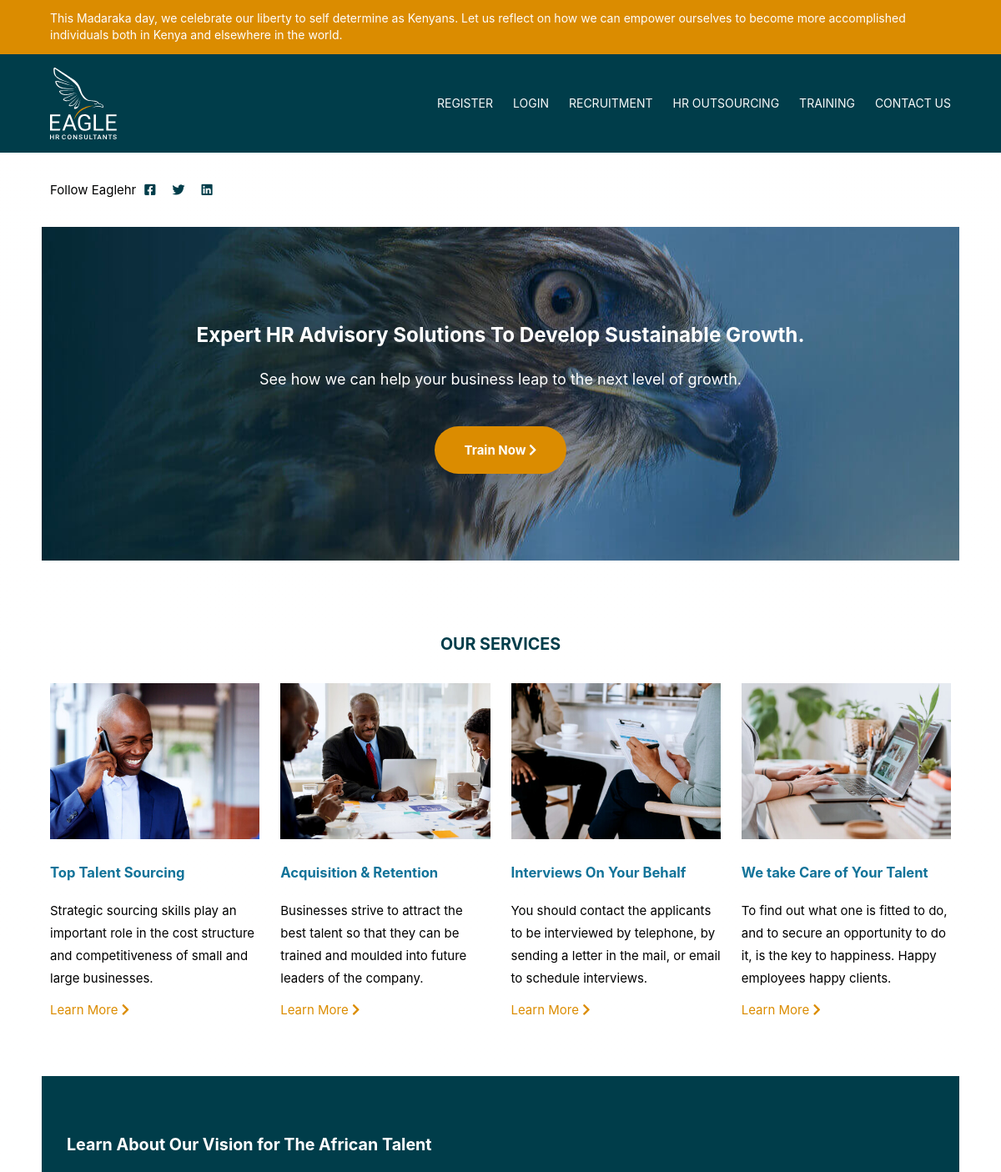
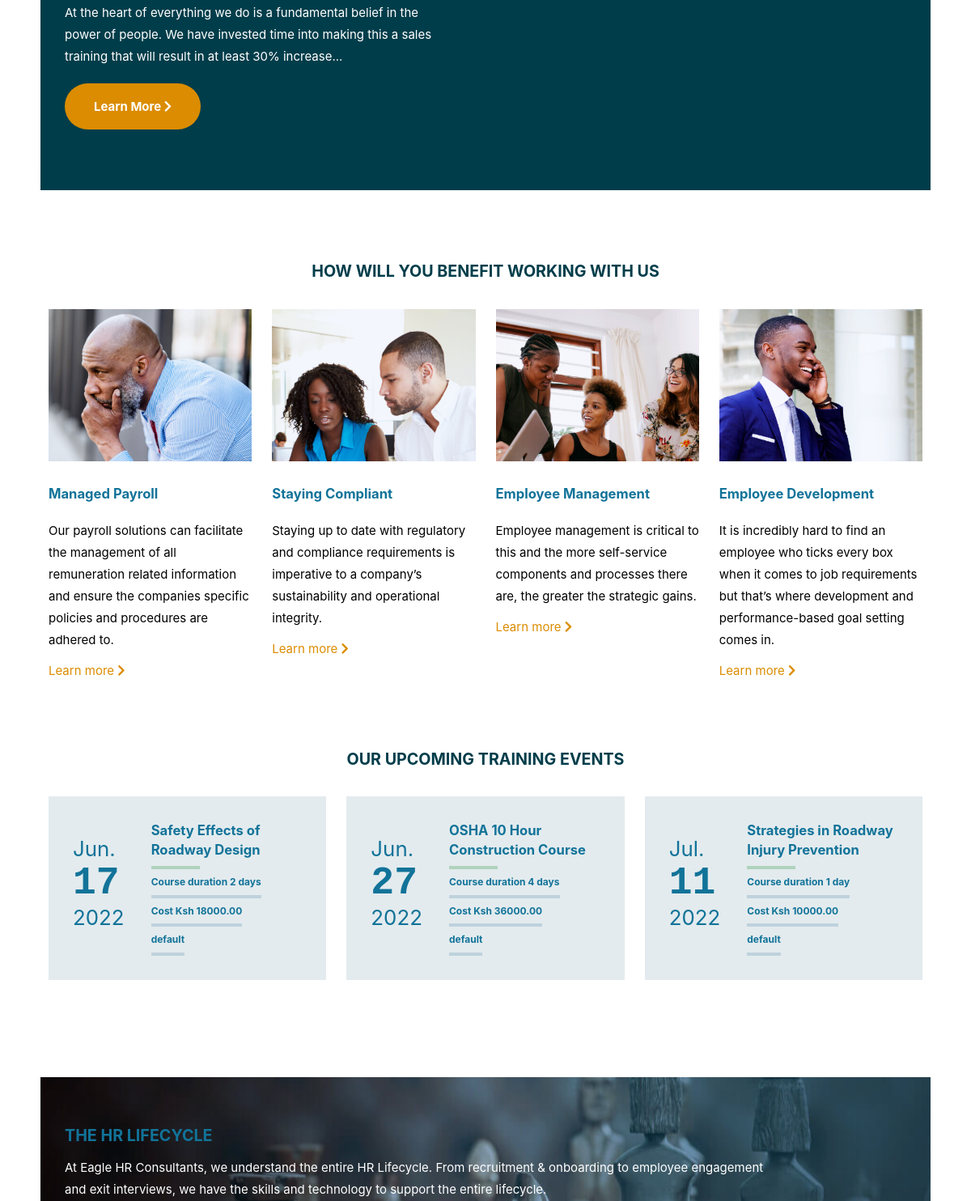
/ (upper part), run on an earlier commit of the app's database (2 pictures, top to bottom).
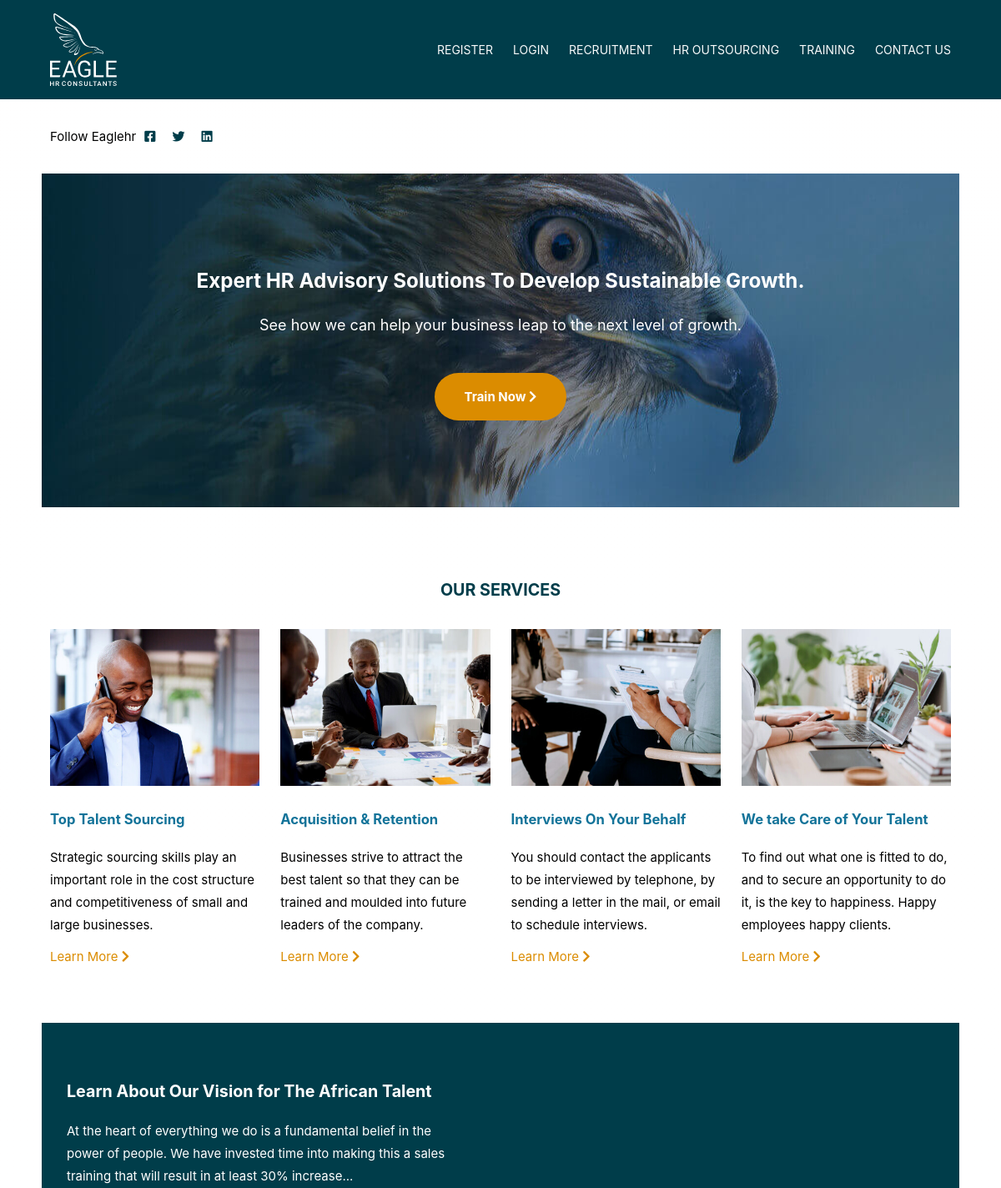
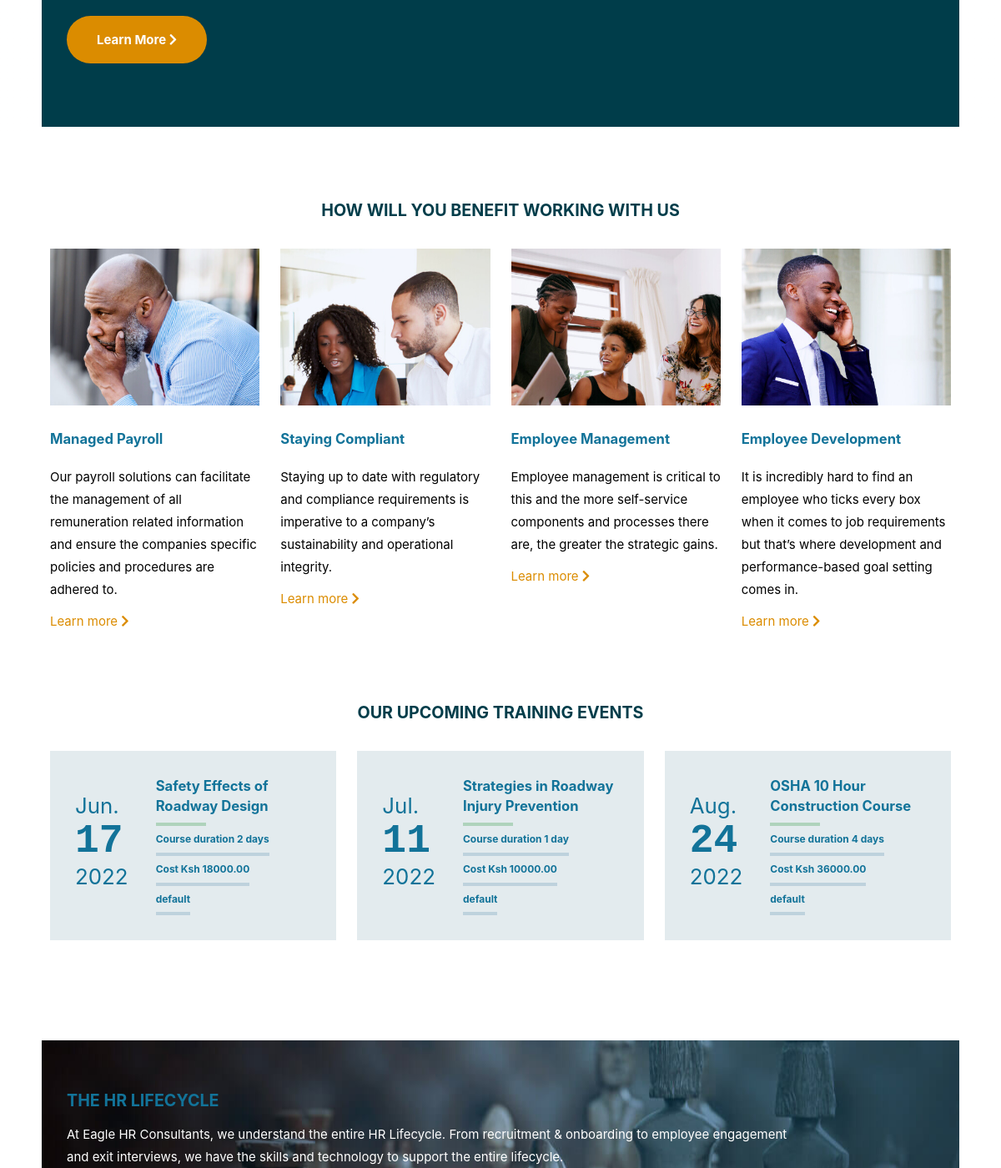
And on a later commit of the database (2 pictures, top to bottom).
### webapp/models.py (models this page shows, shortened)
class BannerMessage(models.Model):
    name = models.CharField(max_length=255)
    message = RichTextField()
    is_active = models.BooleanField(
        default=False, help_text='Display an important message at the very top of the webpage')

class Event(models.Model):
    STATUS = (
        (0, "No"),
        (1, "Yes")
    )
    name = models.CharField(max_length=255)
    description = RichTextField()
    start_date = models.DateField()
    duration = models.IntegerField(
        default=1, help_text='Duration of course in days')
    cost = models.FloatField(default=10000, blank=True, null=True)
    location = models.CharField(max_length=255)
    is_active = models.BooleanField(
        default=False, help_text='Display this event on upcoming events section on homepage. Only the first 4 are displayed.')

### webapp/views.py (the view)
# urls.py: path('', views.index, name='index'),
def index(request):
    context = {}
    try:
        banner_message = BannerMessage.objects.all().filter(is_active=1)[:1][0]
        context['banner_message'] = banner_message
    except:
        banner_message = 'Unable to fetch message'
    events = Event.objects.all().filter(is_active=1).filter(
        start_date__gt=current_time).order_by('start_date')[:3]
    context['events'] = events
    return render(request, 'webapp/index.html', context)

### templates/webapp/index.html (shortened to what this page needs)
{% extends "sitewide/base.html" %} {% load static %} {% block content %}
<header class="header width">
  <div class="width">
    <h1>Expert HR Advisory Solutions To Develop Sustainable Growth.</h1>
    <p>See how we can help your business leap to the next level of growth.</p>
    <a href="/training/" class="btn">
      <span>Train Now</span> <i class="fas fa-chevron-right"></i>
    </a>
  </div>
</header>
<div class="width news-events">
  <h2>Our Services</h2>
</div>
<section class="width home-cards">
  <div>
    <img src={% static 'images/colleagues.jpg' %} alt="">
    <h3>Top Talent Sourcing</h3>
    <p>
      Strategic sourcing skills play an important role in the cost structure and
      competitiveness of small and large businesses.
    </p>
    <a href="services/">Learn More <i class="fas fa-chevron-right"></i></a>
  </div>
  <div>
    <img src={% static 'images/meeting.jpg' %} alt="" />
    <h3>Acquisition & Retention</h3>
    <p>
      Businesses strive to attract the best talent so that they can be trained
      and moulded into future leaders of the company.
    </p>
    <a href="services/">Learn More <i class="fas fa-chevron-right"></i></a>
  </div>
  <div>
    <img src={% static 'images/interview-session.jpg' %} alt="" />
    <h3>Interviews On Your Behalf</h3>
    <p>
      You should contact the applicants to be interviewed by telephone, by
      sending a letter in the mail, or email to schedule interviews.
    </p>
    <a href="services/">Learn More <i class="fas fa-chevron-right"></i></a>
  </div>
  <div>
    <img src={% static 'images/manage-talent.jpg' %} alt="" />
    <h3>We take Care of Your Talent</h3>
    <p>
      To find out what one is fitted to do, and to secure an opportunity to do
      it, is the key to happiness. Happy employees happy clients.
    </p>
    <a href="services/">Learn More <i class="fas fa-chevron-right"></i></a>
  </div>
</section>
<section class="width breakout">
  <div class="content">
    <h2>Learn About Our Vision for The African Talent</h2>
    <p>
      At the heart of everything we do is a fundamental belief in the power of
      people. We have invested time into making this a sales training that will
      result in at least 30% increase...
    </p>
    <a href="african-talent" class="btn">
      <span>Learn More</span> <i class="fas fa-chevron-right"></i>
    </a>
  </div>
</section>
<div class="width news-events">
  <h2>How Will You Benefit Working With Us</h2>
</div>
<section class="width home-cards">
  <div>
    <img src={% static 'images/explore-learning.jpg' %} alt="" />
    <h3>Managed Payroll</h3>
    <p>
      Our payroll solutions can facilitate the management of all remuneration
      related information and ensure the companies specific policies and
      procedures are adhered to.
    </p>
    <a href="#">Learn more <i class="fas fa-chevron-right"></i></a>
  </div>
  <div>
    <img src={% static 'images/sales-techniques.jpg' %} alt="" />
    <h3>Staying Compliant</h3>
    <p>
      Staying up to date with regulatory and compliance requirements is
      imperative to a company’s sustainability and operational integrity.
    </p>
    <a href="#">Learn more <i class="fas fa-chevron-right"></i></a>
  </div>
  <div>
    <img src={% static 'images/brainstorming-session.jpg' %} alt="" />
    <h3>Employee Management</h3>
    <p>
      Employee management is critical to this and the more self-service
      components and processes there are, the greater the strategic gains.
    </p>
    <a href="">Learn more <i class="fas fa-chevron-right"></i></a>
  </div>
  <div>
    <img src={% static 'images/looking-back.jpg' %} alt="" />
    <h3>Employee Development</h3>
    <p>
      It is incredibly hard to find an employee who ticks every box when it
      comes to job requirements but that’s where development and
      performance-based goal setting comes in.
    </p>
    <a href="#">Learn more <i class="fas fa-chevron-right"></i></a>
  </div>
</section>
<div class="width news-events">
  <h2>Our Upcoming Training Events</h2>
</div>
<div class="events">
  {% if events %}
    {% for event in events %}
    <article class="event-card">
      <section class="event-card-content">
        <span class="month">{{ event.start_date | date:'M' }}.</span>
        <span class="date">{{ event.start_date.day }}</span>
        <span class="year">{{ event.start_date.year }}</span>
      </section>
      <div class="body-text">
        <a href="/"><h3>{{ event.name }}</h3></a>
        <div class="duration"><p>Course duration {{ event.duration }} day{{event.duration|pluralize }}</p></div>
        <div class="cost"><p>Cost Ksh {{ event.cost|floatformat:2 }}</p></div>
        <div class="location"><p>{{ event.location }}</p></div>
      </div>
    </article>
    {% endfor %}
  {% else %}
    <p>
      We don't have any upcoming event at the moment. Please check back later.
    </p>
  {% endif %}
</div>
<section class="width carbon">
  <div class="content">
    <h2>THE HR LIFECYCLE</h2>
    <p>
      At Eagle HR Consultants, we understand the entire HR Lifecycle. From
      recruitment & onboarding to employee engagement and exit interviews, we
      have the skills and technology to support the entire lifecycle.
    </p>
  </div>
</section>
{% endblock content %}

### templates/sitewide/base.html (shortened to what this page needs)
{% load static %}
<!DOCTYPE html>
<html lang="en">
  <head>
    <link
      rel="stylesheet"
      href="https://cdnjs.cloudflare.com/ajax/libs/font-awesome/5.12.1/css/all.min.css"
    />
    <link rel="stylesheet" href="{% static 'css/styles.css' %}" />
  </head>
  <body>
    {% include "sitewide/includes/banner-message.html" %}
    {% include "sitewide/includes/nav.html" %}
    {% include "sitewide/includes/social-media.html" %}
    <div class="body-text">
      {% block content %}
      {% endblock content %}
    </div>
  </body>
</html>

### templates/sitewide/includes/banner-message.html
{% if banner_message.message %}
<div class="banner-message">
  <div class="width">
    {{ banner_message.message | safe }}
  </div>
</div>
{% endif %}

### templates/sitewide/includes/nav.html (shortened to what this page needs)
{% load static %}
<section class="nav-section full-width">
    <nav class="main-nav wide-width">
      <a href="/">
        <img src="{% static 'images/eaglehr-logo.svg' %}" alt="Eaglehr logo" class="logo">
      </a>
      <ul class="main-menu">
        <li><a href="/user/register/">Register</a></li>
        <li><a href="/user/login/">Login</a></li>
        <li><a href="/jobs/">Recruitment</a></li>
        <li><a href="/outsourcing/">HR Outsourcing</a></li>
        <li><a href="/training/">Training</a></li>
        <li><a href="/contact/">Contact Us</a></li>
      </ul>
    </nav>
</section>

### templates/sitewide/includes/social-media.html
<div class="width">
    <section class="follow">
      <p>Follow Eaglehr</p>
      <a href="https://www.facebook.com/EAGLE-HR-Consultants-Limited-180768482559263">
        <i class="fab fa-facebook-square"></i>
      </a>
      <a href="https://twitter.com/eaglehrkenya">
        <i class="fab fa-twitter"></i>
      </a>
      <a href="https://www.linkedin.com/in/eagle-hr-consultants-ltd-bb150416a/">
        <i class="fab fa-linkedin"></i>
      </a>
    </section>
  </div>

### templates/sitewide/includes/footer.html (shortened to what this page needs)
{% load static %}

What changed in the data, as far as the page shows it:
no longer on this page (row edited): BannerMessage: message "This Madaraka day, we celebrate our liberty to self determine as Kenyans. Let us reflect on how we can empower ourselves to become more accomplished individuals both in Kenya and elsewhere in the world."
shown differently, row unchanged: Event "Jul": moves up the list
changed Event "OSHA 10 Hour Construction Course": start_date "Jun" → "Aug"; start_date.day "27" → "24"
